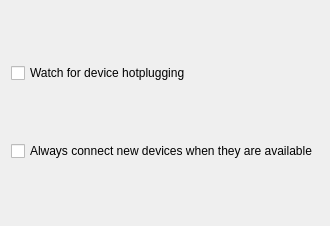
<ui version="4.0" >
 <class>prefs_base</class>
 <widget class="QWidget" name="prefs_base" >
  <property name="geometry" >
   <rect>
    <x>0</x>
    <y>0</y>
    <width>330</width>
    <height>226</height>
   </rect>
  </property>
  <layout class="QGridLayout" >
   <item row="0" column="0" >
    <widget class="QCheckBox" name="kcfg_watch_devices" >
     <property name="text" >
      <string>Watch for device hotplugging</string>
     </property>
    </widget>
   </item>
   <item row="1" column="0" >
    <widget class="QCheckBox" name="kcfg_autoload" >
     <property name="text" >
      <string>Always connect new devices when they are available</string>
     </property>
    </widget>
   </item>
  </layout>
 </widget>
 <layoutdefault spacing="6" margin="11" />
 <pixmapfunction>qPixmapFromMimeSource</pixmapfunction>
 <includes>
  <include location="local" >kcolorbutton.h</include>
 </includes>
 <resources/>
 <connections/>
</ui>
